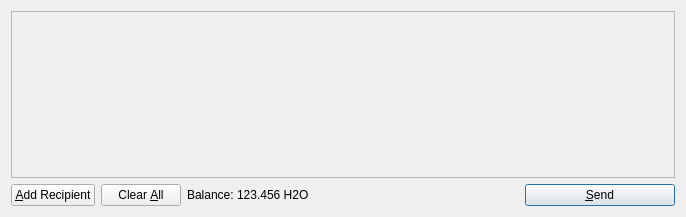
<?xml version="1.0" encoding="UTF-8"?>
<ui version="4.0">
 <class>SendCoinsDialog</class>
 <widget class="QDialog" name="SendCoinsDialog">
  <property name="geometry">
   <rect>
    <x>0</x>
    <y>0</y>
    <width>686</width>
    <height>217</height>
   </rect>
  </property>
  <property name="windowTitle">
   <string>Send Coins</string>
  </property>
  <layout class="QVBoxLayout" name="verticalLayout">
   <item>
    <widget class="QScrollArea" name="scrollArea">
     <property name="widgetResizable">
      <bool>true</bool>
     </property>
     <widget class="QWidget" name="scrollAreaWidgetContents">
      <property name="geometry">
       <rect>
        <x>0</x>
        <y>0</y>
        <width>666</width>
        <height>165</height>
       </rect>
      </property>
      <layout class="QVBoxLayout" name="verticalLayout_2">
       <property name="margin">
        <number>0</number>
       </property>
       <item>
        <layout class="QVBoxLayout" name="entries">
         <property name="spacing">
          <number>6</number>
         </property>
        </layout>
       </item>
       <item>
        <spacer name="verticalSpacer">
         <property name="orientation">
          <enum>Qt::Vertical</enum>
         </property>
         <property name="sizeHint" stdset="0">
          <size>
           <width>20</width>
           <height>40</height>
          </size>
         </property>
        </spacer>
       </item>
      </layout>
     </widget>
    </widget>
   </item>
   <item>
    <layout class="QHBoxLayout" name="horizontalLayout">
     <item>
      <widget class="QPushButton" name="addButton">
       <property name="toolTip">
        <string>Send to multiple recipients at once</string>
       </property>
       <property name="text">
        <string>&amp;Add Recipient</string>
       </property>
       <property name="icon">
        <iconset resource="../bitcoin.qrc">
         <normaloff>:/icons/add</normaloff>:/icons/add</iconset>
       </property>
       <property name="autoDefault">
        <bool>false</bool>
       </property>
      </widget>
     </item>
     <item>
      <widget class="QPushButton" name="clearButton">
       <property name="sizePolicy">
        <sizepolicy hsizetype="Minimum" vsizetype="Fixed">
         <horstretch>0</horstretch>
         <verstretch>0</verstretch>
        </sizepolicy>
       </property>
       <property name="toolTip">
        <string>Remove all transaction fields</string>
       </property>
       <property name="text">
        <string>Clear &amp;All</string>
       </property>
       <property name="icon">
        <iconset resource="../bitcoin.qrc">
         <normaloff>:/icons/remove</normaloff>:/icons/remove</iconset>
       </property>
       <property name="autoRepeatDelay">
        <number>300</number>
       </property>
       <property name="autoDefault">
        <bool>false</bool>
       </property>
      </widget>
     </item>
     <item>
      <layout class="QHBoxLayout" name="horizontalLayout_2">
       <property name="spacing">
        <number>3</number>
       </property>
       <item>
        <widget class="QLabel" name="label">
         <property name="text">
          <string>Balance:</string>
         </property>
        </widget>
       </item>
       <item>
        <widget class="QLabel" name="labelBalance">
         <property name="cursor">
          <cursorShape>IBeamCursor</cursorShape>
         </property>
         <property name="text">
          <string>123.456 H2O</string>
         </property>
         <property name="textInteractionFlags">
          <set>Qt::LinksAccessibleByMouse|Qt::TextSelectableByKeyboard|Qt::TextSelectableByMouse</set>
         </property>
        </widget>
       </item>
      </layout>
     </item>
     <item>
      <spacer name="horizontalSpacer">
       <property name="orientation">
        <enum>Qt::Horizontal</enum>
       </property>
       <property name="sizeHint" stdset="0">
        <size>
         <width>40</width>
         <height>20</height>
        </size>
       </property>
      </spacer>
     </item>
     <item>
      <widget class="QPushButton" name="sendButton">
       <property name="minimumSize">
        <size>
         <width>150</width>
         <height>0</height>
        </size>
       </property>
       <property name="toolTip">
        <string>Confirm the send action</string>
       </property>
       <property name="text">
        <string>&amp;Send</string>
       </property>
       <property name="icon">
        <iconset resource="../bitcoin.qrc">
         <normaloff>:/icons/send</normaloff>:/icons/send</iconset>
       </property>
       <property name="default">
        <bool>true</bool>
       </property>
      </widget>
     </item>
    </layout>
   </item>
  </layout>
 </widget>
 <resources>
  <include location="../bitcoin.qrc"/>
 </resources>
 <connections/>
</ui>
